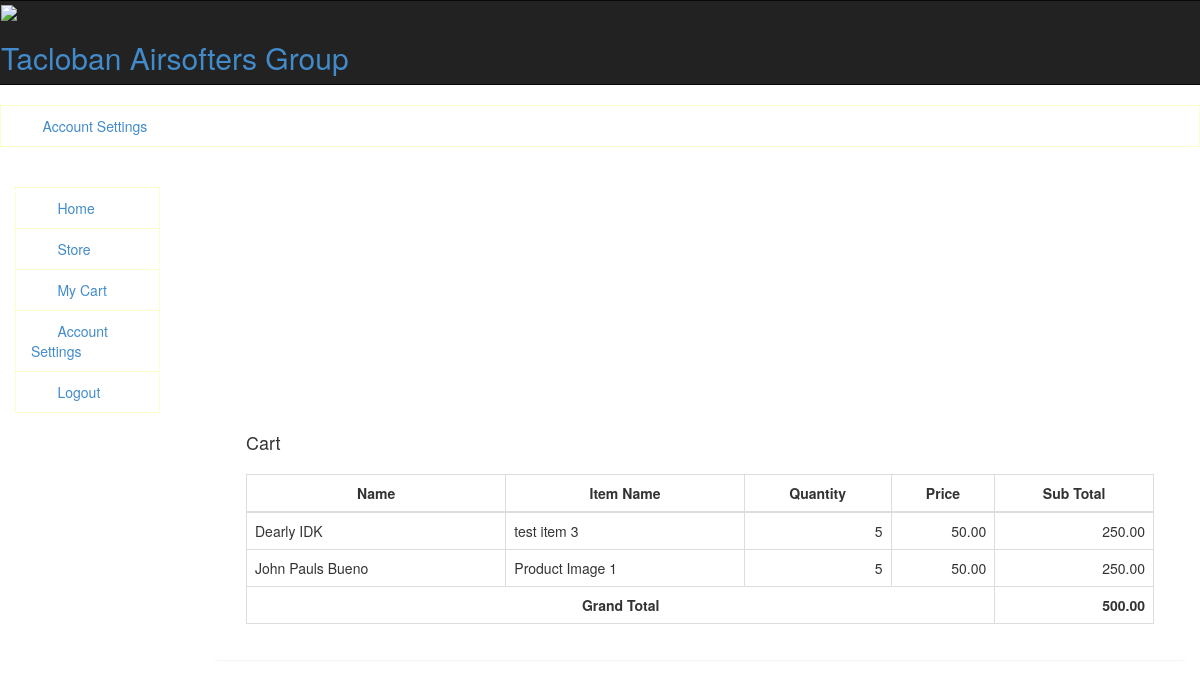
Screenshot of /index.php/admin/sales with the database file from the repository.
### tables this page shows
CREATE TABLE `cart` (
  `id` int(11) NOT NULL,
  `product` int(11) NOT NULL,
  `quantity` int(11) NOT NULL,
  `cid` int(11) NOT NULL,
  `price` decimal(11,2) NOT NULL,
  `status` int(11) NOT NULL
);

CREATE TABLE `contacts` (
  `id` int(11) NOT NULL,
  `first_name` varchar(255) NOT NULL,
  `last_name` varchar(255) NOT NULL,
  `dob` date NOT NULL,
  `pob` varchar(255) NOT NULL,
  `work` varchar(255) NOT NULL,
  `location` varchar(255) NOT NULL,
  `contact` varchar(255) NOT NULL,
  `email` varchar(255) NOT NULL,
  `gender` varchar(255) NOT NULL,
  `image` text NOT NULL
);

CREATE TABLE `products` (
  `id` int(11) NOT NULL,
  `item_name` varchar(255) NOT NULL,
  `quantity` int(11) NOT NULL,
  `serial` varchar(255) NOT NULL,
  `price` double(11,2) NOT NULL,
  `image` text NOT NULL,
  `short_description` text NOT NULL
);

### application/controllers/Admin.php (called while the page is built, shortened)
<?php
class Admin extends CI_Controller
{
    public function sales()
    {
        $this->load->model('home');
        $this->load->view('templates/header');
        $this->load->view('templates/nav');
        $this->load->view('templates/admin_nav');
        $this->load->view('pages/admin/sales');
        $this->load->view('templates/footer');
    }
}

### index.php (called while the page is built, shortened)
<?php
require_once BASEPATH.'core/CodeIgniter.php';

### application/models/home.php (called while the page is built, shortened)
<?php
Class Home extends CI_Model
{
    public function viewSales() {
        return $this->db->query("SELECT a.id cart_id, b.*, a.quantity q, a.price p, c.first_name, c.last_name FROM `cart` a, `products` b, contacts c WHERE a.product = b.id AND a.status = 1 AND c.id = a.cid")->result_array();
    }
}

### application/views/pages/admin/sales.php (the view, shortened to what this page needs)
<?php
$product_record = $this->home->viewSales();
$total = 0;
?>
<div class="col-md-2">
</div>
<div class="col-md-10 body-container">
    <div class="panel p-body">
        <div class="panel-heading search">
            <div class="col-md-6">
                <h4>Cart</h4>
            </div>
        </div>
        <div class="panel-body">
            <div class="col-md-12">
            </div>
            <?php if (count($product_record) != 0) { ?>
                <div class="col-md-12" style="margin-top: 10px;">
                    <table class="table table-bordered" style="padding: 10px;">
                        <tr>
                            <th style="text-align: center">Name</th>
                            <th style="text-align: center">Item Name</th>
                            <th style="text-align: center">Quantity</th>
                            <th style="text-align: center">Price</th>
                            <th style="text-align: center">Sub Total</th>
                        </tr>
                        <tbody>
                        <?php foreach ($product_record as $val) { ?>
                            <tr>
                                <td>
                                    <?= $val['first_name'] . ' ' . $val['last_name'] ?>
                                </td>
                                <td><?= $val['item_name'] ?></td>
                                <td style="text-align: right"><?= $val['q'] ?></td>
                                <td style="text-align: right"><?= $val['p'] ?></td>
                                <td style="text-align: right"><?= number_format($val['q'] * $val['p'], 2, '.', ',') ?></td>
                            </tr>
                            <?php
                            $subtotal = $val['q'] * $val['p'];
                            $total += $subtotal;
                        } ?>
                        <tr>
                            <th colspan="4" style="text-align: center">Grand Total</th>
                            <th style="text-align: right"><span
                                    id="total"><?= number_format($total, 2, '.', ',') ?></span>
                            </th>
                        </tr>
                        </tbody>
                    </table>
                </div>
            <?php } ?>
        </div>
    </div>
</div>

### application/views/templates/header.php (shortened to what this page needs)
<!DOCTYPE html>
<html lang="en" class="no-js">
<head>
    <link rel="stylesheet" type="text/css" href="//cdn.datatables.net/1.10.16/css/jquery.dataTables.css">
    <link href="<?php echo base_url('assets/css/bootstrap.min.css');?>" rel="stylesheet">
    <link href="<?php echo base_url('assets/css/bootstrap-theme.css'); ?>" rel="stylesheet">
    <link rel="stylesheet" type="text/css" href="<?php echo base_url('assets/css/product.css'); ?>">
    <link rel="stylesheet" type="text/css" href="<?php echo base_url('assets/css/jasny-bootstrap.min.css'); ?>">
    <link rel="stylesheet" type="text/css" href="<?php echo base_url('assets/css/select2.css'); ?>">
    <link rel="stylesheet" type="text/css" href="<?php echo base_url('assets/css/select2-bootstrap.css'); ?>">
    <link rel="stylesheet" type="text/css" href="<?php echo base_url('assets/css/dataTables.bootstrap.css'); ?>">
    <link rel="stylesheet" type="text/css" href="<?php echo base_url('assets/css/styles.css'); ?>">
</head>
<body>

### application/views/templates/nav.php (shortened to what this page needs)
<div class="row">
    <nav class="navbar navbar-inverse nav-head" role="navigation">
        <div class="container-fluid">
            <div class="navbar-header">
                <div>
                    <img class="img-logo" src="<?php echo base_url('assets/images/5155029.jpg'); ?>"><h2 class="hd-title"><a class="title" href="<?php echo base_url(); ?>">Tacloban Airsofters Group</a></h2>
                </div>
            </div>
        </div>
    </nav>
</div>

### application/views/templates/admin_nav.php (shortened to what this page needs)
<li class="list-group-item"><a class="menu" href="index.php?page=account">
        <span class="glyphicon glyphicon-cog"></span>&nbsp; &nbsp; Account Settings</a></li>
<div class="row">
    <div class="col-md-2 side-bar-menu hidden-print">
        <div class="collapse navbar-collapse">
            <div class="panel-heading">
                <div style="margin: 0 auto">
                </div>
            </div>
            <li class="list-group-item"><a class="menu" href="/admin_home">
                    <span class="glyphicon glyphicon-home"></span>&nbsp; &nbsp; Home</a></li>
            <li class="list-group-item"><a class="menu" href="/store">
                    <span class="glyphicon glyphicon-tasks"></span>&nbsp; &nbsp; Store</a></li>
            <li class="list-group-item"><a class="menu" href="/my_cart">
                    <span class="glyphicon glyphicon-briefcase"></span>&nbsp; &nbsp; My Cart</a></li>
            <li class="list-group-item"><a class="menu" href="/account_settings">
                    <span class="glyphicon glyphicon-cog"></span>&nbsp; &nbsp; Account Settings</a></li>
            <li class="list-group-item"><a class="menu" href="/logout">
                    <span class="glyphicon glyphicon-log-out"></span>&nbsp; &nbsp; Logout</a></li>
        </div>
    </div>
</div>

### application/views/templates/footer.php (shortened to what this page needs)
</body>

### rows the page displays
cart: contacts.first_name "Dearly", contacts.last_name "IDK", products.item_name "test item 3", quantity "5", price "50.00", $val['q'] * $val['p'] "250.00"
cart: contacts.first_name "John Pauls", contacts.last_name "Bueno", products.item_name "Product Image 1", quantity "5", price "50.00", $val['q'] * $val['p'] "250.00"

### other values shown
$total "500.00"
